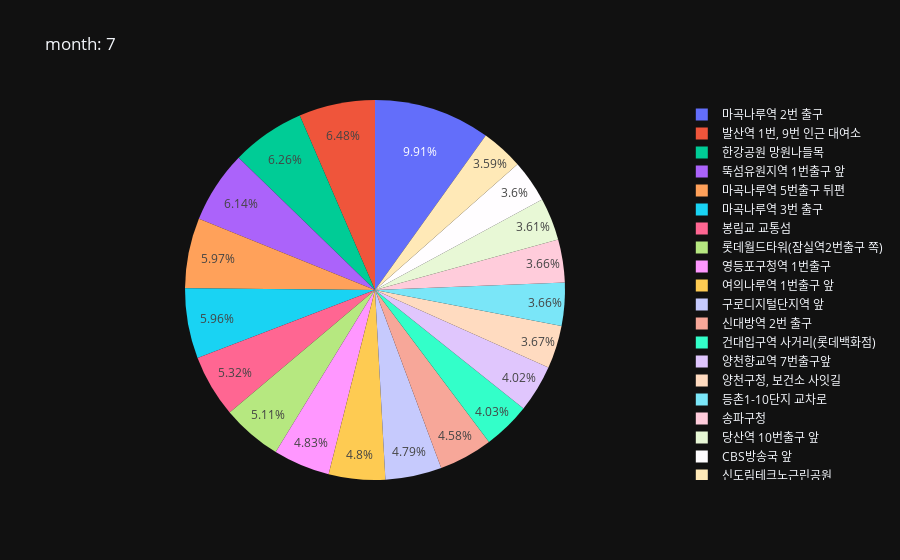

Notebook code for this chart:
### Code cell
# 5. 자전거 사용 history 분석
create_index('rental_place_monthly', [('_id.month', 1)])

def analyze_usage_history():
    month = 7
    coll = db.rental_place_monthly.find({'_id.month': month}).sort([('rentalCount', -1)]).limit(20)
    rental_place = []
    rental_count = []
    for document in coll:
        rental_place.append(document['_id']['rental_place'])
        rental_count.append(int(document['rentalCount']))

    fig = px.pie(names=rental_place, values=rental_count, title='month: {}'.format(month))
    fig.show()

analyze_usage_history()

### Figure 1 — Plotly figure (JSON) as saved in the notebook; plotly's stock layout.template omitted (floating-point values rounded to 4 significant figures)
{"data": [{"domain": {"x": [0.0, 1.0], "y": [0.0, 1.0]}, "hovertemplate": "label=%{label}<br>value=%{value}<extra></extra>", "labels": ["마곡나루역 2번 출구", "발산역 1번, 9번 인근 대여소", "한강공원 망원나들목", "뚝섬유원지역 1번출구 앞", "마곡나루역 5번출구 뒤편", "마곡나루역 3번 출구", "봉림교 교통섬", "롯데월드타워(잠실역2번출구 쪽)", "영등포구청역 1번출구", "여의나루역 1번출구 앞", "구로디지털단지역 앞", "신대방역 2번 출구", "건대입구역 사거리(롯데백화점)", "양천향교역 7번출구앞", "양천구청, 보건소 사잇길", "등촌1-10단지 교차로", "송파구청", "당산역 10번출구 앞", "CBS방송국 앞", "신도림테크노근린공원"], "legendgroup": "", "name": "", "showlegend": true, "values": [17960, 11753, 11353, 11138, 10825, 10808, 9652, 9263, 8755, 8697, 8691, 8302, 7312, 7297, 6650, 6643, 6634, 6538, 6536, 6515], "type": "pie"}], "layout": {"legend": {"tracegroupgap": 0}, "title": {"text": "month: 7"}}}
